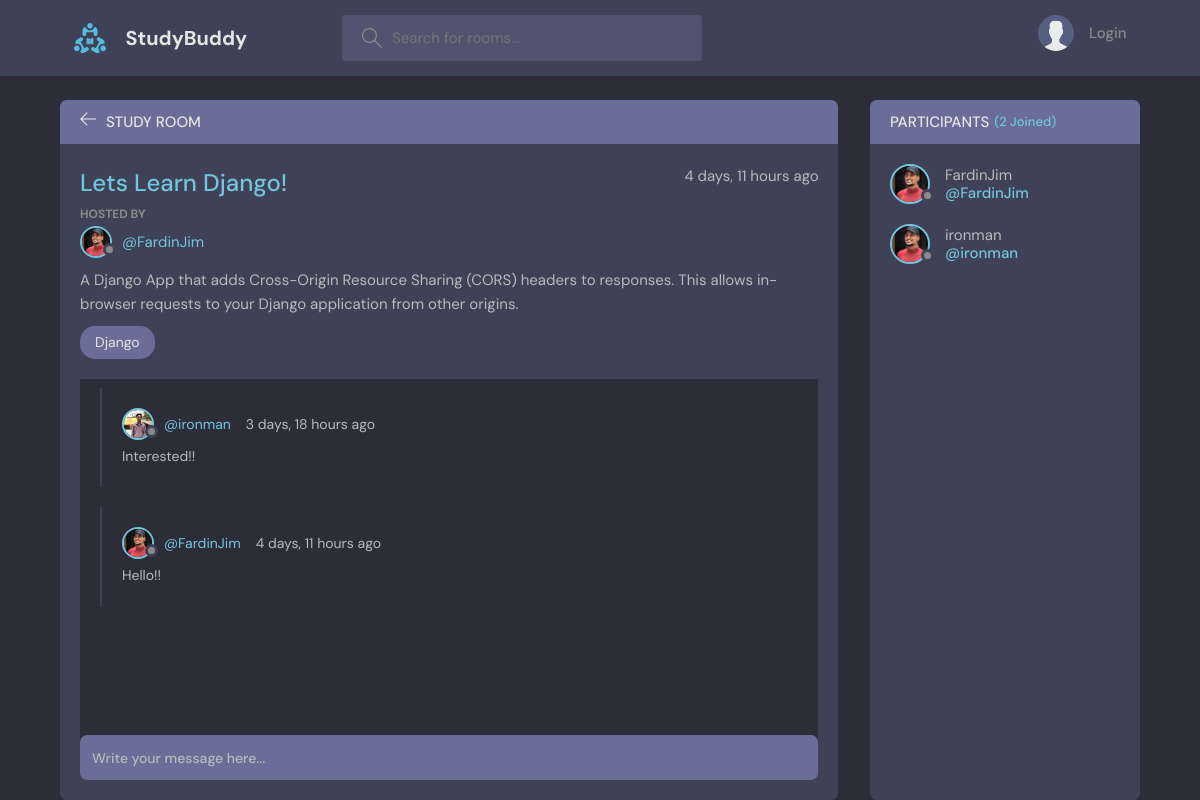
The page /room/1/ on the database its author committed.
### base/models.py (models this page shows, shortened)
class Room(models.Model):
    host = models.ForeignKey(User, on_delete=models.SET_NULL, null = True)
    topic = models.ForeignKey(Topic, on_delete=models.SET_NULL, null = True)
    name = models.CharField(max_length = 200)
    description = models.TextField(null=True, blank=True)
    participants = models.ManyToManyField(User, related_name='participants', blank=True)
    updated = models.DateTimeField(auto_now=True)
    created = models.DateTimeField(auto_now_add=True)
    class Meta:
        ordering = ['-updated', '-created']

class User(AbstractUser):
    name = models.CharField(max_length = 200, null = True)
    email = models.EmailField(unique = True, null = True)
    bio = models.TextField(null = True)
    avatar = models.ImageField(null=True, default = "avatar.svg")
    USERNAME_FIELD = 'email'
    REQUIRED_FIELDS = []

class Topic(models.Model):
    name = models.CharField(max_length = 200)
    def __str__(self):
        return self.name

class Message(models.Model):
    user = models.ForeignKey(User, on_delete=models.CASCADE)
    room = models.ForeignKey(Room, on_delete=models.CASCADE)
    body = models.TextField()
    updated = models.DateTimeField(auto_now=True)
    created = models.DateTimeField(auto_now_add=True)
    class Meta:
        ordering = ['-updated', '-created']

### base/views.py (the view, shortened to what this page needs)
# urls.py: path('room/<str:pk>/', views.room, name = "room"),
def room(request, pk):
    room = Room.objects.get(id=pk)
    room_messages = room.message_set.all()
    participants = room.participants.all()
    context = {'room': room, 'room_messages' : room_messages, 'participants' : participants}
    return render(request, 'base/room.html', context)

### base/templates/base/room.html (shortened to what this page needs)
{% extends 'main.html' %}
  {% block content %}
    <main class="profile-page layout layout--2">
      <div class="container">
        <div class="room">
          <div class="room__top">
            <div class="room__topLeft">
              <a href="{% url 'Home' %}">
                <svg version="1.1" xmlns="http://www.w3.org/2000/svg" width="32" height="32" viewBox="0 0 32 32">
                  <title>arrow-left</title>
                  <path
                    d="M13.723 2.286l-13.723 13.714 13.719 13.714 1.616-1.611-10.96-10.96h27.625v-2.286h-27.625l10.965-10.965-1.616-1.607z"
                  ></path>
                </svg>
              </a>
              <h3>Study Room</h3>
            </div>
          </div>
          <div class="room__box scroll">
            <div class="room__header scroll">
              <div class="room__info">
                <h3>{{room.name}}</h3>
                <span>{{room.created|timesince}} ago</span>
              </div>
              <div class="room__hosted">
                <p>Hosted By</p>
                <a href="{% url 'user-profile' room.host.id %}" class="room__author">
                  <div class="avatar avatar--small">
                    <img src="{{room.host.avatar.url}}" />
                  </div>
                  <span>@{{room.host.username}}</span>
                </a>
              </div>
              <div class="room__details">
                {{room.description}}
              </div>
              <span class="room__topics">{{room.topic}}</span>
            </div>
            <div class="room__conversation">
              <div class="threads scroll">
                {% for message in room_messages %}
                  <div class="thread">
                    <div class="thread__top">
                      <div class="thread__author">
                        <a href="{% url 'user-profile' message.user.id %}" class="thread__authorInfo">
                          <div class="avatar avatar--small">
                            <img src="{{message.user.avatar.url}}" />
                          </div>
                          <span>@{{message.user.username}}</span>
                        </a>
                        <span class="thread__date">{{message.created|timesince}} ago</span>
                      </div>
                    </div>
                    <div class="thread__details">
                      {{message.body}}
                    </div>
                  </div>
                {% endfor %}
              </div>
            </div>
          </div>
          <div class="room__message">
            <form action="" method="POST">
              <input name="body" placeholder="Write your message here..." />
            </form>
          </div>
        </div>
        <div class="participants">
          <h3 class="participants__top">Participants <span>({{participants.count}} Joined)</span></h3>
          <div class="participants__list scroll">
            {% for user in participants %}
              <a href="{% url 'user-profile' user.id %}" class="participant">
                <div class="avatar avatar--medium">
                  <img src="{{room.host.avatar.url}}" />
                </div>
                <p>
                  {{user.username}}
                  <span>@{{user.username}}</span>
                </p>
              </a>
            {% endfor %}
          </div>
        </div>
      </div>
    </main>
  {% endblock content %}

### rows shown on the page
Room: name "Lets Learn Django!", created "4 days, 11 hours", host.avatar (picture), host.username "FardinJim", description "A Django App that adds Cross-Origin Resource Sharing (CORS) headers to responses. This allows in-browser requests to your Django application from other origins.", topic "Django"
Message: user.avatar (picture), user.username "ironman", created "3 days, 18 hours", body "Interested!!"
Message: user.avatar (picture), user.username "FardinJim", created "4 days, 11 hours", body "Hello!!"
User: host.avatar (picture), username "FardinJim"
User: host.avatar (picture), username "ironman"

### other values the page prints
{{ participants.count }} "2"
